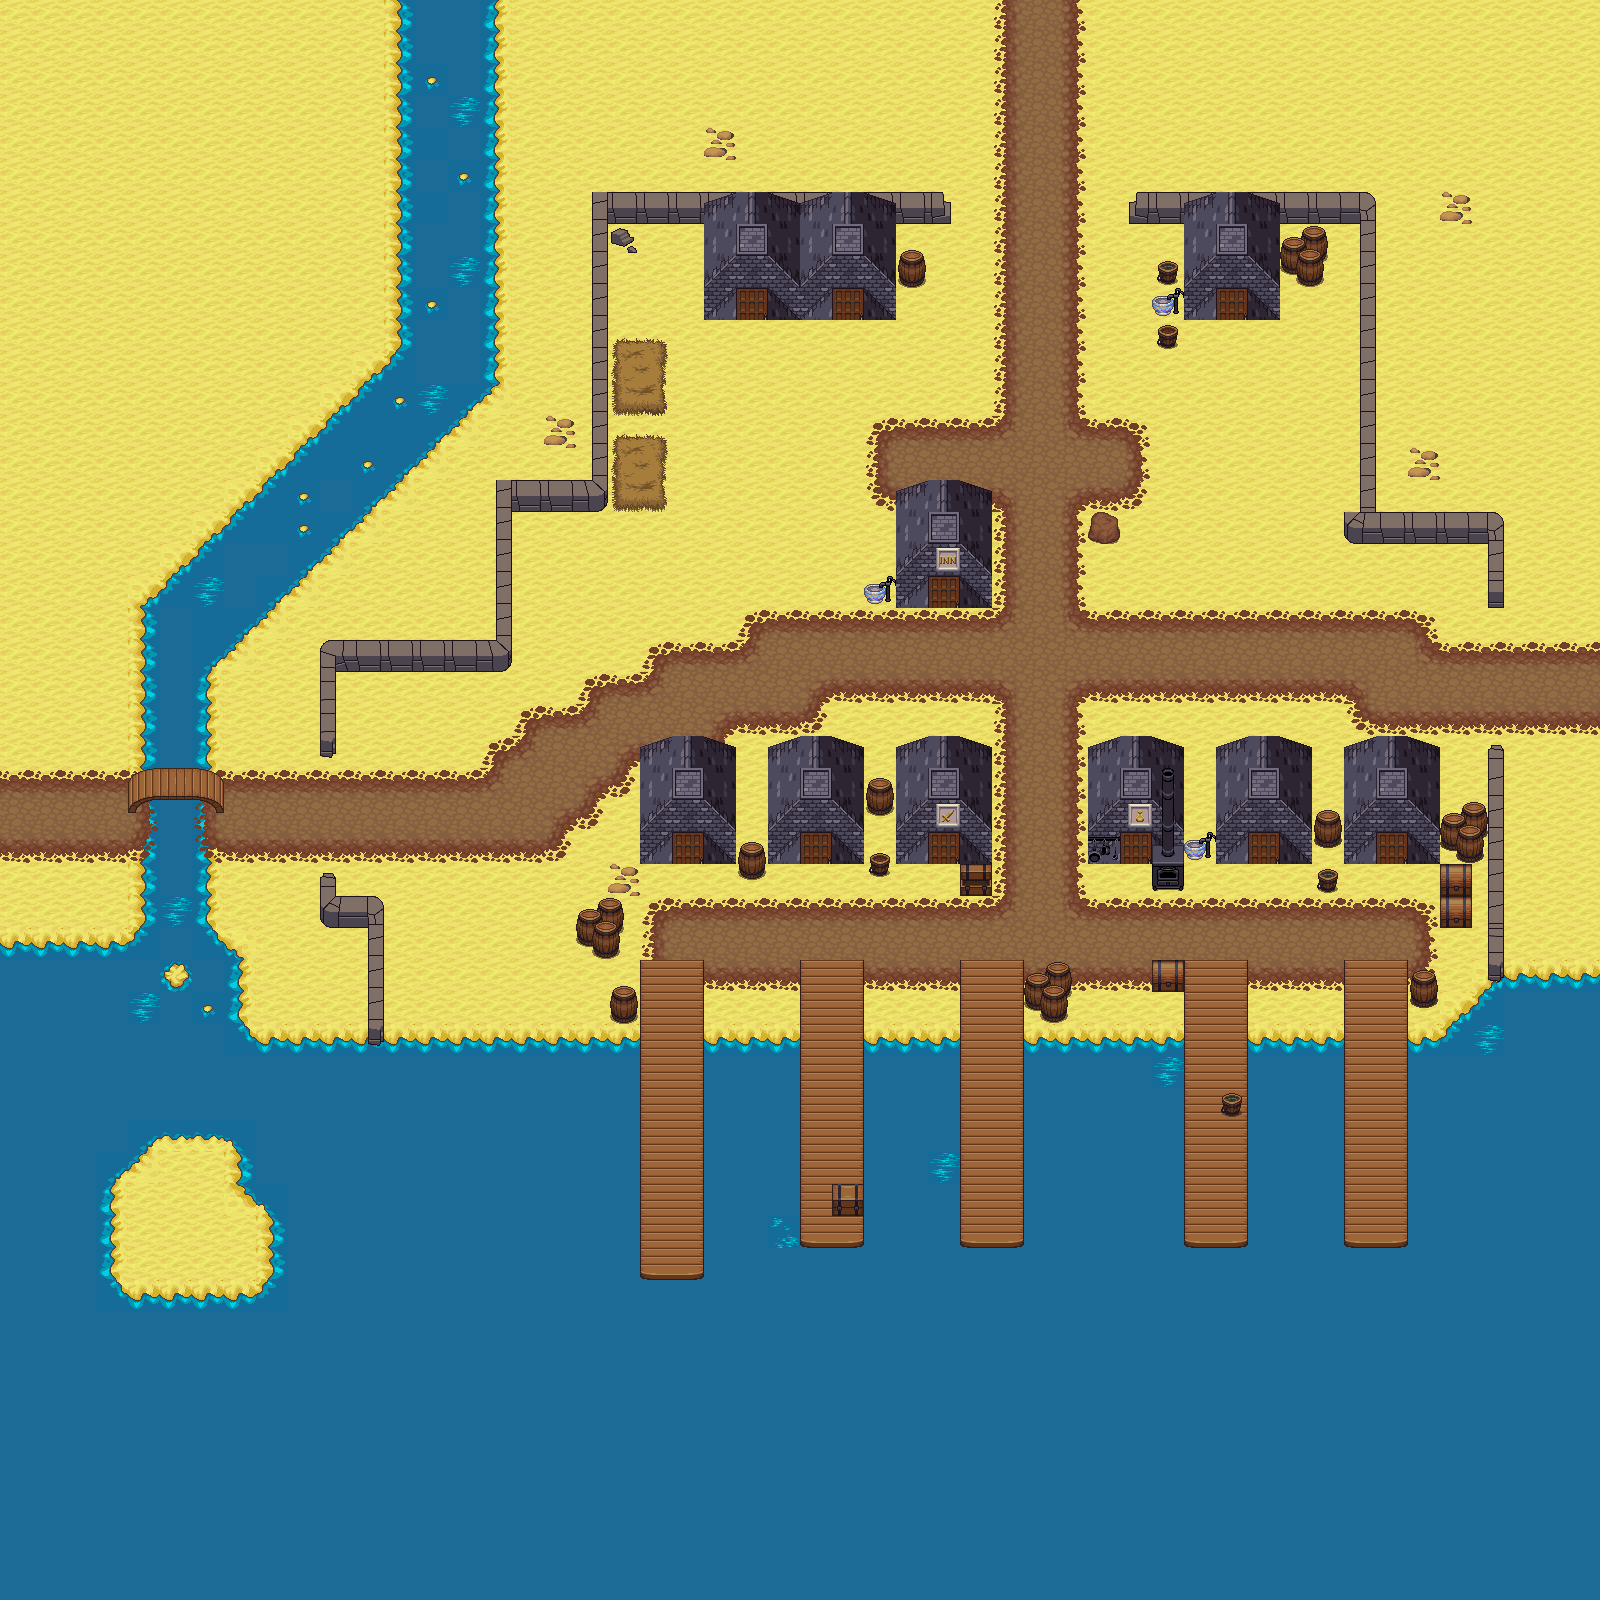

Below is a game level as drawn by its tile map, then a one-line description and the .tmx that defines it (tile-layer data replaced by summaries):
An orthogonal 50x50 tile map with 32x32 px tiles, 4 tile layers (background LV1(terrain_atlas), background LV2(terrain_atlas), Background LV3(Base_out_atlas), Background LV4(Base_out_atlas)), 2 tilesets and 27 objects (8x NPC - Enemy, 5x Door, 5x NPC - Friendly).

<map version="1.0" orientation="orthogonal" renderorder="right-down" width="50" height="50" tilewidth="32" tileheight="32" nextobjectid="46">
 <tileset firstgid="1" name="terrain_atlas" tilewidth="32" tileheight="32" tilecount="1024" columns="32">
  <image source="terrain_atlas.png" width="1024" height="1024" />
  <terraintypes>
   <terrain name="Desert Ground" tile="385" />
   <terrain name="Desert sea/river" tile="389" />
   <terrain name="Path" tile="112" />
  </terraintypes>
  <tile id="19" terrain="2,2,2," />
  <tile id="20" terrain="2,2,,2" />
  <tile id="51" terrain="2,,2,2" />
  <tile id="52" terrain=",2,2,2" />
  <tile id="82" terrain=",,,2" />
  <tile id="83" terrain=",,2,2" />
  <tile id="84" terrain=",,2," />
  <tile id="114" terrain=",2,,2" />
  <tile id="115" terrain="2,2,2,2" />
  <tile id="116" terrain="2,,2," />
  <tile id="146" terrain=",2,," />
  <tile id="147" terrain="2,2,," />
  <tile id="148" terrain="2,,," />
  <tile id="289" terrain="0,0,0," />
  <tile id="290" terrain="0,0,,0" />
  <tile id="292" terrain="1,1,1," />
  <tile id="293" terrain="1,1,,1" />
  <tile id="321" terrain="0,,0,0" />
  <tile id="322" terrain=",0,0,0" />
  <tile id="324" terrain="1,,1,1" />
  <tile id="325" terrain=",1,1,1" />
  <tile id="352" terrain=",,,0" />
  <tile id="353" terrain=",,0,0" />
  <tile id="354" terrain=",,0," />
  <tile id="355" terrain=",,,1" />
  <tile id="356" terrain=",,1,1" />
  <tile id="357" terrain=",,1," />
  <tile id="384" terrain=",0,,0" />
  <tile id="385" terrain="0,0,0,0" />
  <tile id="386" terrain="0,,0," />
  <tile id="387" terrain=",1,,1" />
  <tile id="388" terrain="1,1,1,1" />
  <tile id="389" terrain="1,,1," />
  <tile id="416" terrain=",0,," />
  <tile id="417" terrain="0,0,," />
  <tile id="418" terrain="0,,," />
  <tile id="419" terrain=",1,," />
  <tile id="420" terrain="1,1,," />
  <tile id="421" terrain="1,,," />
 </tileset>
 <tileset firstgid="1025" name="base_out_atlas" tilewidth="32" tileheight="32" tilecount="1024" columns="32">
  <image source="base_out_atlas.png" width="1024" height="1024" />
 </tileset>
 <layer name="background LV1(terrain_atlas)" width="50" height="50">
  <data>[2500 cells, 2500 non-empty, 20 distinct tile ids]</data>
 </layer>
 <layer name="background LV2(terrain_atlas)" width="50" height="50">
  <data>[2500 cells, 410 non-empty, 30 distinct tile ids]</data>
 </layer>
 <layer name="Background LV3(Base_out_atlas)" width="50" height="50">
  <data>[2500 cells, 236 non-empty, 34 distinct tile ids]</data>
 </layer>
 <layer name="Background LV4(Base_out_atlas)" width="50" height="50">
  <data>[2500 cells, 223 non-empty, 49 distinct tile ids]</data>
 </layer>
 <objectgroup name="Object Layer 1">
  <object id="26" name="Inn" type="Door" x="931" y="577" width="26" height="28" />
  <object id="29" name="Smith" type="Door" x="929" y="833" width="26" height="28" />
  <object id="30" name="Dinner Hall" type="Door" x="1121" y="835" width="26" height="28" />
  <object id="31" name="Scared woman's house" type="Door" x="1377" y="835" width="26" height="28" />
  <object id="32" name="Storage" type="Door" x="1217" y="290" width="26" height="28" />
  <object id="1" name="Inn keeper" type="NPC - Friendly" x="900" y="587" width="25" height="47" />
  <object id="9" name="Weapon Smith" type="NPC - Friendly" x="899" y="837" width="25" height="53" />
  <object id="10" name="Chef" type="NPC - Friendly" x="1090" y="836" width="26" height="52" />
  <object id="21" name="Scared woman" type="NPC - Friendly" x="1348" y="838" width="25" height="53" />
  <object id="24" name="Carriage owner" type="NPC - Friendly" x="1122.67" y="677.333" width="22.6667" height="52" />
  <object id="11" name="Bandit" type="NPC - Enemy" x="835" y="1127" width="23" height="49" />
  <object id="12" name="Bandit" type="NPC - Enemy" x="802.5" y="1166.5" width="23" height="49" />
  <object id="13" name="Bandit" type="NPC - Enemy" x="1125.83" y="618.167" width="23" height="49" />
  <object id="14" name="Bandit" type="NPC - Enemy" x="1058.17" y="645.833" width="23" height="49" />
  <object id="15" name="Bandit" type="NPC - Enemy" x="1092.5" y="621.5" width="23" height="49" />
  <object id="16" name="Bandit" type="NPC - Enemy" x="1218.5" y="296.5" width="23" height="49" />
  <object id="17" name="Bandit" type="NPC - Enemy" x="383.5" y="753.5" width="23" height="49" />
  <object id="20" name="Bandit" type="NPC - Enemy" x="357.5" y="798.5" width="23" height="49" />
  <object id="36" gid="259" x="703" y="607" width="32" height="32" />
  <object id="37" gid="259" x="736" y="608" width="32" height="32" />
  <object id="38" gid="258" x="703" y="572" width="32" height="32" />
  <object id="39" gid="258" x="738" y="570" width="32" height="32" />
  <object id="40" gid="257" x="702" y="539" width="32" height="32" />
  <object id="41" gid="257" x="741" y="538" width="32" height="32" />
  <object id="43" gid="1488" x="594.333" y="913" width="32" height="32" />
  <object id="44" gid="1488" x="573.333" y="922.333" width="32" height="32" />
  <object id="45" gid="1488" x="590.667" y="935.667" width="32" height="32" />
 </objectgroup>
</map>
